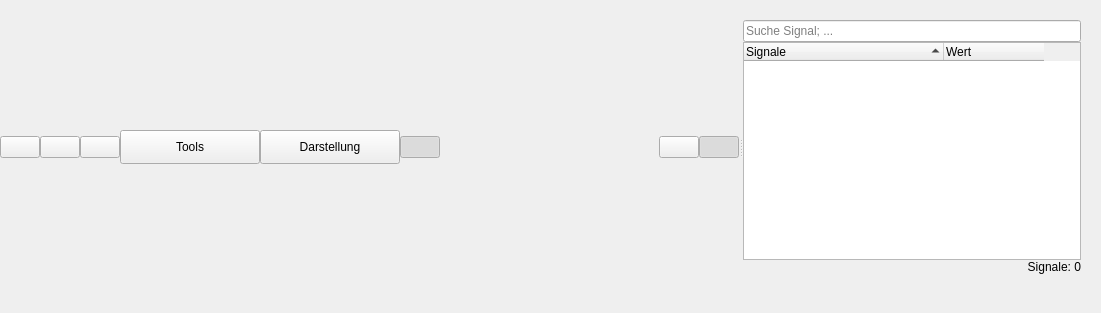
<?xml version="1.0" encoding="UTF-8"?>
<ui version="4.0">
 <class>plotWidgetX</class>
 <widget class="QWidget" name="plotWidgetX">
  <property name="geometry">
   <rect>
    <x>0</x>
    <y>0</y>
    <width>1101</width>
    <height>313</height>
   </rect>
  </property>
  <property name="windowTitle">
   <string>Form</string>
  </property>
  <widget class="QWidget" name="widget" native="true">
   <property name="geometry">
    <rect>
     <x>0</x>
     <y>20</y>
     <width>1081</width>
     <height>254</height>
    </rect>
   </property>
   <layout class="QHBoxLayout" name="horizontalLayout">
    <item>
     <widget class="QSplitter" name="splitter">
      <property name="orientation">
       <enum>Qt::Horizontal</enum>
      </property>
      <widget class="QWidget" name="verticalLayoutWidget">
       <layout class="QVBoxLayout" name="plotLayout">
        <property name="spacing">
         <number>0</number>
        </property>
        <property name="rightMargin">
         <number>0</number>
        </property>
        <item>
         <layout class="QHBoxLayout" name="horizontalLayout_2">
          <item>
           <widget class="QPushButton" name="crosshairButton">
            <property name="sizePolicy">
             <sizepolicy hsizetype="Fixed" vsizetype="Fixed">
              <horstretch>0</horstretch>
              <verstretch>0</verstretch>
             </sizepolicy>
            </property>
            <property name="toolTip">
             <string>Zeige Crosshair</string>
            </property>
            <property name="statusTip">
             <string>Zeige Crosshair</string>
            </property>
            <property name="text">
             <string/>
            </property>
            <property name="icon">
             <iconset>
              <normaloff>icons/crosshair.png</normaloff>icons/crosshair.png</iconset>
            </property>
            <property name="iconSize">
             <size>
              <width>25</width>
              <height>25</height>
             </size>
            </property>
            <property name="checkable">
             <bool>true</bool>
            </property>
           </widget>
          </item>
          <item>
           <widget class="QPushButton" name="measureButton">
            <property name="sizePolicy">
             <sizepolicy hsizetype="Fixed" vsizetype="Fixed">
              <horstretch>0</horstretch>
              <verstretch>0</verstretch>
             </sizepolicy>
            </property>
            <property name="toolTip">
             <string>Öffne Mess-Rechteck in Plot</string>
            </property>
            <property name="statusTip">
             <string>Öffne Mess-Rechteck in Plot</string>
            </property>
            <property name="text">
             <string/>
            </property>
            <property name="icon">
             <iconset>
              <normaloff>icons/measure.png</normaloff>icons/measure.png</iconset>
            </property>
            <property name="iconSize">
             <size>
              <width>25</width>
              <height>25</height>
             </size>
            </property>
            <property name="checkable">
             <bool>true</bool>
            </property>
           </widget>
          </item>
          <item>
           <widget class="QPushButton" name="cutButton">
            <property name="sizePolicy">
             <sizepolicy hsizetype="Fixed" vsizetype="Fixed">
              <horstretch>0</horstretch>
              <verstretch>0</verstretch>
             </sizepolicy>
            </property>
            <property name="toolTip">
             <string>Zeige Crosshair</string>
            </property>
            <property name="statusTip">
             <string>Zeige Crosshair</string>
            </property>
            <property name="text">
             <string/>
            </property>
            <property name="icon">
             <iconset>
              <normaloff>icons/cut.png</normaloff>icons/cut.png</iconset>
            </property>
            <property name="iconSize">
             <size>
              <width>25</width>
              <height>25</height>
             </size>
            </property>
            <property name="checkable">
             <bool>true</bool>
            </property>
           </widget>
          </item>
          <item>
           <widget class="QToolButton" name="toolButton">
            <property name="sizePolicy">
             <sizepolicy hsizetype="Fixed" vsizetype="Fixed">
              <horstretch>0</horstretch>
              <verstretch>0</verstretch>
             </sizepolicy>
            </property>
            <property name="minimumSize">
             <size>
              <width>140</width>
              <height>34</height>
             </size>
            </property>
            <property name="text">
             <string>Tools</string>
            </property>
            <property name="checkable">
             <bool>false</bool>
            </property>
           </widget>
          </item>
          <item>
           <widget class="QToolButton" name="plotViewButton">
            <property name="sizePolicy">
             <sizepolicy hsizetype="Fixed" vsizetype="Fixed">
              <horstretch>0</horstretch>
              <verstretch>0</verstretch>
             </sizepolicy>
            </property>
            <property name="minimumSize">
             <size>
              <width>140</width>
              <height>34</height>
             </size>
            </property>
            <property name="text">
             <string>Darstellung</string>
            </property>
            <property name="checkable">
             <bool>false</bool>
            </property>
           </widget>
          </item>
          <item>
           <widget class="QPushButton" name="toggleEventButton">
            <property name="sizePolicy">
             <sizepolicy hsizetype="Fixed" vsizetype="Fixed">
              <horstretch>0</horstretch>
              <verstretch>0</verstretch>
             </sizepolicy>
            </property>
            <property name="layoutDirection">
             <enum>Qt::LeftToRight</enum>
            </property>
            <property name="text">
             <string/>
            </property>
            <property name="icon">
             <iconset>
              <normaloff>icons/events.png</normaloff>icons/events.png</iconset>
            </property>
            <property name="iconSize">
             <size>
              <width>25</width>
              <height>25</height>
             </size>
            </property>
            <property name="checkable">
             <bool>true</bool>
            </property>
            <property name="checked">
             <bool>true</bool>
            </property>
           </widget>
          </item>
          <item>
           <spacer name="horizontalSpacer_2">
            <property name="orientation">
             <enum>Qt::Horizontal</enum>
            </property>
            <property name="sizeType">
             <enum>QSizePolicy::Expanding</enum>
            </property>
            <property name="sizeHint" stdset="0">
             <size>
              <width>40</width>
              <height>20</height>
             </size>
            </property>
           </spacer>
          </item>
          <item>
           <widget class="QPushButton" name="pauseButton">
            <property name="sizePolicy">
             <sizepolicy hsizetype="Fixed" vsizetype="Fixed">
              <horstretch>0</horstretch>
              <verstretch>0</verstretch>
             </sizepolicy>
            </property>
            <property name="toolTip">
             <string>Plot pausieren/fortsetzen</string>
            </property>
            <property name="text">
             <string/>
            </property>
            <property name="icon">
             <iconset>
              <normaloff>icons/pause.png</normaloff>icons/pause.png</iconset>
            </property>
            <property name="iconSize">
             <size>
              <width>25</width>
              <height>25</height>
             </size>
            </property>
            <property name="checkable">
             <bool>true</bool>
            </property>
           </widget>
          </item>
          <item>
           <widget class="QPushButton" name="hideSignalsButton">
            <property name="sizePolicy">
             <sizepolicy hsizetype="Fixed" vsizetype="Fixed">
              <horstretch>0</horstretch>
              <verstretch>0</verstretch>
             </sizepolicy>
            </property>
            <property name="toolTip">
             <string>Plot pausieren/fortsetzen</string>
            </property>
            <property name="text">
             <string/>
            </property>
            <property name="icon">
             <iconset>
              <normaloff>icons/sidebar.png</normaloff>icons/sidebar.png</iconset>
            </property>
            <property name="iconSize">
             <size>
              <width>25</width>
              <height>25</height>
             </size>
            </property>
            <property name="checkable">
             <bool>true</bool>
            </property>
            <property name="checked">
             <bool>true</bool>
            </property>
           </widget>
          </item>
         </layout>
        </item>
       </layout>
      </widget>
      <widget class="QWidget" name="widget_2" native="true">
       <layout class="QVBoxLayout" name="verticalLayout">
        <property name="spacing">
         <number>0</number>
        </property>
        <property name="leftMargin">
         <number>0</number>
        </property>
        <property name="topMargin">
         <number>0</number>
        </property>
        <property name="rightMargin">
         <number>0</number>
        </property>
        <property name="bottomMargin">
         <number>0</number>
        </property>
        <item>
         <layout class="QVBoxLayout" name="verticalLayout_2">
          <property name="spacing">
           <number>0</number>
          </property>
          <item>
           <widget class="QLineEdit" name="searchEdit">
            <property name="placeholderText">
             <string>Suche Signal; ...</string>
            </property>
            <property name="clearButtonEnabled">
             <bool>true</bool>
            </property>
           </widget>
          </item>
          <item>
           <widget class="QTreeWidget" name="treeWidget">
            <property name="acceptDrops">
             <bool>true</bool>
            </property>
            <property name="dragEnabled">
             <bool>true</bool>
            </property>
            <property name="dragDropMode">
             <enum>QAbstractItemView::DragDrop</enum>
            </property>
            <property name="defaultDropAction">
             <enum>Qt::CopyAction</enum>
            </property>
            <property name="selectionMode">
             <enum>QAbstractItemView::ExtendedSelection</enum>
            </property>
            <property name="autoExpandDelay">
             <number>1</number>
            </property>
            <property name="uniformRowHeights">
             <bool>false</bool>
            </property>
            <property name="sortingEnabled">
             <bool>true</bool>
            </property>
            <property name="animated">
             <bool>true</bool>
            </property>
            <property name="headerHidden">
             <bool>false</bool>
            </property>
            <attribute name="headerCascadingSectionResizes">
             <bool>true</bool>
            </attribute>
            <attribute name="headerDefaultSectionSize">
             <number>200</number>
            </attribute>
            <attribute name="headerMinimumSectionSize">
             <number>5</number>
            </attribute>
            <attribute name="headerShowSortIndicator" stdset="0">
             <bool>true</bool>
            </attribute>
            <attribute name="headerStretchLastSection">
             <bool>false</bool>
            </attribute>
            <column>
             <property name="text">
              <string>Signale</string>
             </property>
            </column>
            <column>
             <property name="text">
              <string>Wert</string>
             </property>
            </column>
           </widget>
          </item>
          <item>
           <widget class="QLabel" name="countLabel">
            <property name="text">
             <string>Signale: 0</string>
            </property>
            <property name="alignment">
             <set>Qt::AlignRight|Qt::AlignTrailing|Qt::AlignVCenter</set>
            </property>
           </widget>
          </item>
         </layout>
        </item>
       </layout>
      </widget>
     </widget>
    </item>
   </layout>
  </widget>
 </widget>
 <resources/>
 <connections/>
</ui>
